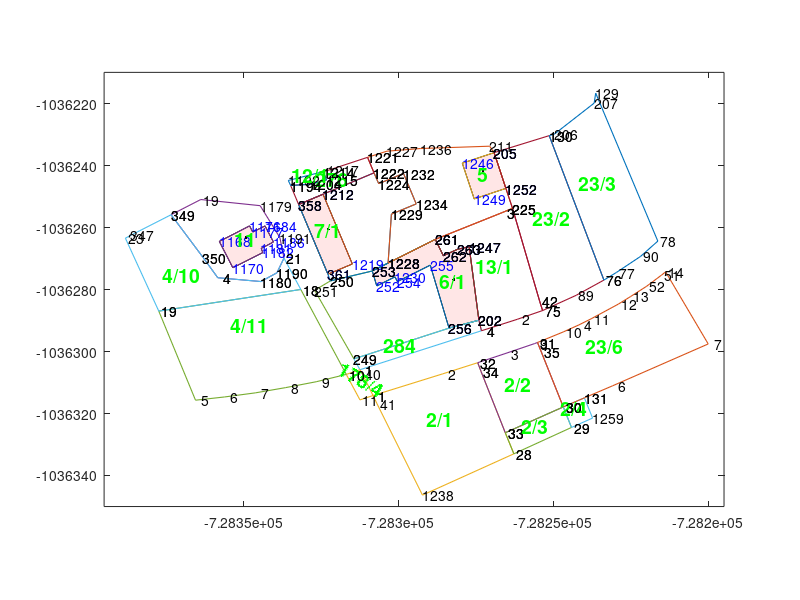

Write the MATLAB code that produced this figure.
%%%%%%%%%%%%%%  E X P O R T    A L L  %%%%%%%%%%%%%%%%%%%%%%
close all, clear all
fsize = 10;
parclabelsize = 14;
build_color = [1 0.9 0.9];
lw_pc = 0.8;
lw_bu = 0.2;
no_bd = 18;
no_bu = 4;
no_co = 0;

%% No of boundary: 18
%% No of building: 4
%% No of coordset: 0

figure;
hold on
set(gca,'box','on')
%%%% Budova  #1 na parcele 6/1 (st.) id=824950209
REF_BUD_YX{1} = [ 728282.17, 1036276.73, 0.00];     %% REF POINT BUDOVY
BUD_TEXT{1} = "ZDB"; %% used only for existence
BU{1} = [
    1228  728303.38   1036271.50
     253  728308.49   1036274.06
     252  728307.05   1036278.86
    1230  728301.17   1036275.92
     254  728300.40   1036277.46
     255  728289.79   1036272.15
     256  728283.77   1036292.51
     202  728274.14   1036289.94
    1247  728277.25   1036266.18
     263  728280.99   1036267.09
     262  728285.55   1036269.15
     261  728288.14   1036263.85
    1228  728303.38   1036271.50
];
%%--------------------------------------------------------
%%%% Budova  #1 na parcele 7/1 (st.) id=825057209
REF_BUD_YX{2} = [ 728322.62, 1036260.52, 0.00];     %% REF POINT BUDOVY
BUD_TEXT{2} = "ZDB"; %% used only for existence
BU{2} = [
     358  728332.26   1036252.65
    1212  728324.38   1036249.34
    1219  728314.94   1036271.80
     361  728322.82   1036275.11
     358  728332.26   1036252.65
];
%%--------------------------------------------------------
%%%% Budova  #1 na parcele 5 (st.) id=825056209
REF_BUD_YX{3} = [ 728272.66, 1036241.72, 0.00];     %% REF POINT BUDOVY
BUD_TEXT{3} = "ZDB"; %% used only for existence
BU{3} = [
    1246  728279.44   1036239.24
     205  728269.21   1036235.87
    1252  728265.40   1036247.43
    1249  728275.63   1036250.81
    1246  728279.44   1036239.24
];
%%--------------------------------------------------------
%%%% Budova  #1 na parcele 11 (st.) id=825035209
REF_BUD_YX{4} = [ 728349.24, 1036263.29, 0.00];     %% REF POINT BUDOVY
BUD_TEXT{4} = "ZDB"; %% used only for existence
BU{4} = [
    1186  728340.40   1036264.71
    1181  728344.39   1036266.75
    1182  728343.73   1036268.05
    1170  728353.47   1036273.02
    1168  728357.83   1036264.50
    1176  728348.09   1036259.52
    1177  728347.06   1036261.53
    1184  728343.06   1036259.49
    1186  728340.40   1036264.71
];
%%--------------------------------------------------------
%%%% Hranice parcely  6/1 (st.)   id=3094436209
PARC_CIS_YX{1} = [ 728282.26, 1036279.83, 0.00];     %% REF POINT PARCELNIHO CISLA
PARC_CIS_TEXT{1} = "6/1";
BD{1} = [
     251  728327.07   1036280.33
     250  728322.04   1036277.23
     253  728308.49   1036274.06
    1228  728303.38   1036271.50
     261  728288.14   1036263.85
     262  728285.55   1036269.15
     263  728280.99   1036267.09
    1247  728277.25   1036266.18
     202  728274.14   1036289.94
     256  728283.77   1036292.51
     249  728314.46   1036302.35
     251  728327.07   1036280.33
];
%%--------------------------------------------------------
%%%% Hranice parcely  284 (poz.)  id=29603396010
PARC_CIS_YX{2} = [ 728299.58, 1036300.18, 0.00];     %% REF POINT PARCELNIHO CISLA
PARC_CIS_TEXT{2} = "284";
BD{2} = [
       4  728273.22   1036293.30
       1  728312.43   1036305.96
     249  728314.46   1036302.35
     256  728283.77   1036292.51
     202  728274.14   1036289.94
       4  728273.22   1036293.30
];
%%--------------------------------------------------------
%%%% Hranice parcely  13/1 (poz.)  id=3094658209
PARC_CIS_YX{3} = [ 728269.16, 1036274.84, 0.00];     %% REF POINT PARCELNIHO CISLA
PARC_CIS_TEXT{3} = "13/1";
BD{3} = [
     263  728280.99   1036267.09
     262  728285.55   1036269.15
     261  728288.14   1036263.85
       3  728266.68   1036255.25
     225  728263.27   1036253.89
      42  728254.51   1036283.72
      75  728253.59   1036286.84
       2  728261.78   1036289.61
       4  728273.22   1036293.30
     202  728274.14   1036289.94
    1247  728277.25   1036266.18
     263  728280.99   1036267.09
];
%%--------------------------------------------------------
%%%% Hranice parcely  7/1 (st.)   id=3094438209
PARC_CIS_YX{4} = [ 728322.70, 1036263.31, 0.00];     %% REF POINT PARCELNIHO CISLA
PARC_CIS_TEXT{4} = "7/1";
BD{4} = [
    1229  728302.34   1036255.71
    1228  728303.38   1036271.50
     253  728308.49   1036274.06
     250  728322.04   1036277.23
     361  728322.82   1036275.11
     358  728332.26   1036252.65
    1212  728324.38   1036249.34
    1222  728307.92   1036242.42
    1224  728306.44   1036245.94
    1232  728298.44   1036242.59
    1234  728294.33   1036252.35
    1229  728302.34   1036255.71
];
%%--------------------------------------------------------
%%%% Hranice parcely  5 (st.)   id=3094435209
PARC_CIS_YX{5} = [ 728272.64, 1036245.05, 0.00];     %% REF POINT PARCELNIHO CISLA
PARC_CIS_TEXT{5} = "5";
BD{5} = [
     211  728270.64   1036233.73
     205  728269.21   1036235.87
    1252  728265.40   1036247.43
     225  728263.27   1036253.89
       3  728266.68   1036255.25
     261  728288.14   1036263.85
    1228  728303.38   1036271.50
    1229  728302.34   1036255.71
    1234  728294.33   1036252.35
    1232  728298.44   1036242.59
    1224  728306.44   1036245.94
    1222  728307.92   1036242.42
    1221  728310.03   1036237.40
    1227  728303.76   1036235.35
    1236  728292.98   1036234.57
     211  728270.64   1036233.73
];
%%--------------------------------------------------------
%%%% Hranice parcely  2/1 (poz.)  id=55741459010
PARC_CIS_YX{6} = [ 728286.48, 1036324.11, 0.00];     %% REF POINT PARCELNIHO CISLA
PARC_CIS_TEXT{6} = "2/1";
BD{6} = [
    1238  728292.31   1036346.36
      28  728262.80   1036332.99
      33  728265.56   1036326.16
      34  728273.39   1036306.47
      32  728274.53   1036303.60
       2  728285.75   1036307.23
       1  728308.27   1036314.22
      41  728306.92   1036316.97
    1238  728292.31   1036346.36
];
%%--------------------------------------------------------
%%%% Hranice parcely  2/2 (poz.)  id=55741460010
PARC_CIS_YX{7} = [ 728261.57, 1036312.80, 0.00];     %% REF POINT PARCELNIHO CISLA
PARC_CIS_TEXT{7} = "2/2";
BD{7} = [
      32  728274.53   1036303.60
      34  728273.39   1036306.47
      33  728265.56   1036326.16
      30  728246.90   1036317.95
      35  728253.93   1036300.28
      31  728255.18   1036297.13
       9  728256.17   1036297.53
       3  728265.64   1036300.73
      32  728274.53   1036303.60
];
%%--------------------------------------------------------
%%%% Hranice parcely  2/3 (poz.)  id=55741461010
PARC_CIS_YX{8} = [ 728256.02, 1036326.50, 0.00];     %% REF POINT PARCELNIHO CISLA
PARC_CIS_TEXT{8} = "2/3";
BD{8} = [
      28  728262.80   1036332.99
      29  728244.23   1036324.57
      30  728246.90   1036317.95
      33  728265.56   1036326.16
      28  728262.80   1036332.99
];
%%--------------------------------------------------------
%%%% Hranice parcely  2/4 (poz.)  id=55741458010
PARC_CIS_YX{9} = [ 728243.52, 1036320.63, 0.00];     %% REF POINT PARCELNIHO CISLA
PARC_CIS_TEXT{9} = "2/4";
BD{9} = [
      29  728244.23   1036324.57
    1259  728237.43   1036321.49
     131  728240.07   1036315.01
      30  728246.90   1036317.95
      29  728244.23   1036324.57
];
%%--------------------------------------------------------
%%%% Hranice parcely  23/2 (poz.)  id=3094668209
PARC_CIS_YX{10} = [ 728250.79, 1036259.50, 0.00];     %% REF POINT PARCELNIHO CISLA
PARC_CIS_TEXT{10} = "23/2";
BD{10} = [
    1252  728265.40   1036247.43
     205  728269.21   1036235.87
     130  728251.41   1036230.43
      76  728233.74   1036276.96
      89  728242.78   1036281.88
      75  728253.59   1036286.84
      42  728254.51   1036283.72
     225  728263.27   1036253.89
    1252  728265.40   1036247.43
];
%%--------------------------------------------------------
%%%% Hranice parcely  23/3 (poz.)  id=51484094010
PARC_CIS_YX{11} = [ 728235.75, 1036248.06, 0.00];     %% REF POINT PARCELNIHO CISLA
PARC_CIS_TEXT{11} = "23/3";
BD{11} = [
      76  728233.74   1036276.96
      77  728229.74   1036274.53
      90  728221.96   1036269.31
      78  728216.36   1036264.42
     129  728236.43   1036216.67
     207  728236.92   1036219.88
     206  728249.75   1036229.92
     130  728251.41   1036230.43
      76  728233.74   1036276.96
];
%%--------------------------------------------------------
%%%% Hranice parcely  23/6 (poz.)  id=51484097010
PARC_CIS_YX{12} = [ 728233.49, 1036300.76, 0.00];     %% REF POINT PARCELNIHO CISLA
PARC_CIS_TEXT{12} = "23/6";
BD{12} = [
       6  728231.02   1036311.15
       7  728200.12   1036297.60
      14  728213.87   1036274.33
      51  728215.16   1036275.40
      52  728220.00   1036279.03
      13  728225.11   1036282.25
      12  728229.10   1036284.67
      11  728237.87   1036289.48
       4  728241.83   1036291.44
      10  728246.90   1036293.77
      31  728255.18   1036297.13
      35  728253.93   1036300.28
      30  728246.90   1036317.95
     131  728240.07   1036315.01
       6  728231.02   1036311.15
];
%%--------------------------------------------------------
%%%% Hranice parcely  178/4 (poz.)  id=57723612010
PARC_CIS_YX{13} = [ 728313.15, 1036311.09, 329.50];     %% REF POINT PARCELNIHO CISLA
PARC_CIS_TEXT{13} = "178/4";
BD{13} = [
      11  728312.46   1036315.63
       1  728308.27   1036314.22
      40  728311.70   1036307.25
       1  728312.43   1036305.96
      10  728316.85   1036307.46
      11  728312.46   1036315.63
];
%%--------------------------------------------------------
%%%% Hranice parcely  11 (st.)   id=3094442209
PARC_CIS_YX{14} = [ 728349.51, 1036266.09, 0.00];     %% REF POINT PARCELNIHO CISLA
PARC_CIS_TEXT{14} = "11";
BD{14} = [
     349  728373.35   1036255.88
      19  728363.79   1036250.97
    1179  728344.66   1036253.01
    1191  728338.31   1036263.25
      21  728336.97   1036269.90
    1190  728339.23   1036274.65
    1180  728344.42   1036277.46
       4  728358.32   1036276.20
     350  728363.07   1036269.77
     349  728373.35   1036255.88
];
%%--------------------------------------------------------
%%%% Hranice parcely  4/11 (poz.)  id=19529671010
PARC_CIS_YX{15} = [ 728348.04, 1036293.76, 0.00];     %% REF POINT PARCELNIHO CISLA
PARC_CIS_TEXT{15} = "4/11";
BD{15} = [
       5  728365.50   1036315.67
      19  728377.37   1036286.98
      18  728331.59   1036280.03
      10  728316.85   1036307.46
       9  728326.59   1036309.74
       8  728336.42   1036311.71
       7  728346.26   1036313.37
       6  728356.17   1036314.69
       5  728365.50   1036315.67
];
%%--------------------------------------------------------
%%%% Hranice parcely  4/10 (poz.)  id=3924931209
PARC_CIS_YX{16} = [ 728370.10, 1036277.82, 0.00];     %% REF POINT PARCELNIHO CISLA
PARC_CIS_TEXT{16} = "4/10";
BD{16} = [
      19  728377.37   1036286.98
      23  728388.15   1036263.48
     347  728386.38   1036262.57
     349  728373.35   1036255.88
     350  728363.07   1036269.77
       4  728358.32   1036276.20
    1180  728344.42   1036277.46
    1190  728339.23   1036274.65
      21  728336.97   1036269.90
      18  728331.59   1036280.03
      19  728377.37   1036286.98
];
%%--------------------------------------------------------
%%%% Hranice parcely  276 (poz.)  id=19529657010
PARC_CIS_YX{17} = [ 728321.60, 1036246.72, 0.00];     %% REF POINT PARCELNIHO CISLA
PARC_CIS_TEXT{17} = "276";
BD{17} = [
     358  728332.26   1036252.65
    1212  728324.38   1036249.34
    1222  728307.92   1036242.42
    1221  728310.03   1036237.40
    1217  728322.94   1036241.60
    1214  728324.35   1036242.06
    1215  728323.24   1036244.68
    1204  728328.51   1036246.08
    1194  728334.84   1036246.52
     358  728332.26   1036252.65
];
%%--------------------------------------------------------
%%%% Hranice parcely  12/1 (poz.)  id=3094657209
PARC_CIS_YX{18} = [ 728328.48, 1036245.42, 0.00];     %% REF POINT PARCELNIHO CISLA
PARC_CIS_TEXT{18} = "12/1";
BD{18} = [
    1192  728335.55   1036244.81
    1214  728324.35   1036242.06
    1215  728323.24   1036244.68
    1204  728328.51   1036246.08
    1194  728334.84   1036246.52
    1192  728335.55   1036244.81
];
%%--------------------------------------------------------
for k = 1:no_bu
   fill( -BU{k}(:,2), -BU{k}(:,3), build_color, 'linewidth', lw_bu);
   plot( -BU{k}(:,2), -BU{k}(:,3), 'linewidth', lw_bu);
end;
for k = 1:no_bd
   plot( -BD{k}(:,2), -BD{k}(:,3), 'linewidth', lw_pc);
end
daspect([1 1 1]);
for k = 1:no_bu
   for bod = 1 : (size(BU{k},1)-1)  %% last=first
      ht=text(-BU{k}(bod,2), -BU{k}(bod,3), sprintf('%3d', BU{k}(bod,1)), 'color', 'b', 'fontsize',fsize);
      set(ht, 'clipping', 'on');
   end
   if (~isempty(BUD_TEXT{k}))
      plot(-REF_BUD_YX{k}(1), -REF_BUD_YX{k}(2), '.k');
   end 
end
for k = 1:no_bd
   for bod = 1 : (size(BD{k},1)-1)  %% last=first
      ht=text(-BD{k}(bod,2), -BD{k}(bod,3), sprintf('%3d', BD{k}(bod,1)), 'fontsize',fsize);
      set(ht, 'clipping', 'on');
   end
   if (~isempty(PARC_CIS_TEXT{k}))
      ht = text(-PARC_CIS_YX{k}(1), -PARC_CIS_YX{k}(2), PARC_CIS_TEXT{k}, 'fontsize',parclabelsize);
      set(ht, 'clipping', 'on');
      set(ht, 'rotation',  PARC_CIS_YX{k}(3));     %% does work e.g. with print -deps, but not at screen
      set(ht, 'fontweight', 'bold', 'color', 'g'); %%
      set(ht, 'horizontalalignment', 'center');
      set(ht, 'verticalalignment', 'baseline');
   end 
end

set(gcf,'paperorientation','landscape')
%%set(gca,'ylim', [-1036305 -1036230])
%%set(gca,'ylim', [-1036350 -1036210])
set(gca,'ylim', [-1036350.00  -1036210.00]);  %  computed BBox;
set(gca,'xlim', [-728395.00  -728195.00]);
%%---------------------------------------------------
yticks = get (gca, 'ytick');
ylabels = arrayfun (@(x) sprintf ('%.0f', x), yticks, 'uniformoutput', false);
set (gca, 'yticklabel', ylabels)

print -dpdfwrite -r300 -landscape -F:5 ooo.pdf

%%%%%%%%%%%%%%%%%%%%%%%%%%%%%%%%%%%%%%%%%%%%%%%%%%%%%%%%%%%%%%%%%%%%
